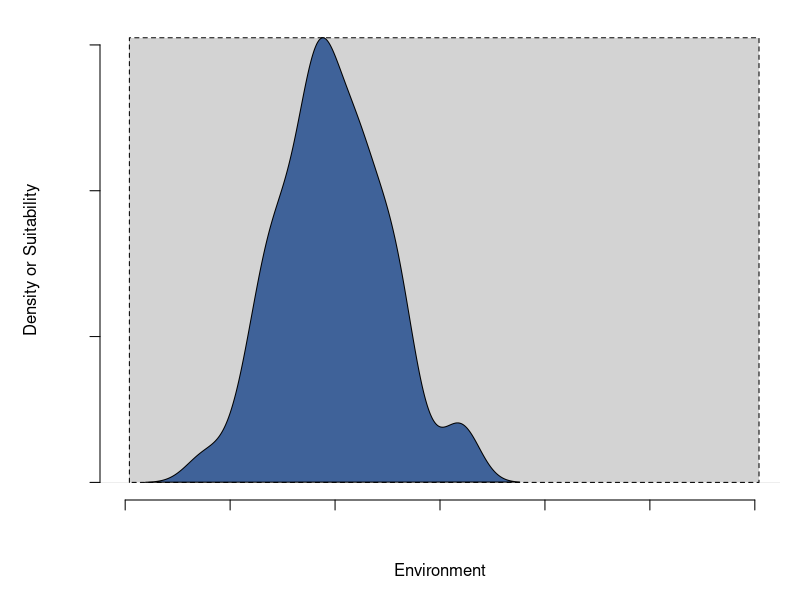

Recreate this plot in R.
set.seed(12)

x1 <- density(rnorm(100, mean=150, sd=30))

par(mar=c(5,5,1,1))

plot(x1, xlim=c(50,350), xlab="Environment", main=NA, axes=F,
     ylab="Density or Suitability")
axis(1, labels=NA)
axis(2, labels=NA)

polygon(x=c(52, 52, 352, 352), y=c(0, max(x1$y), max(x1$y), 0), 
        col='lightgrey', lty=2)

polygon(x1, col=rgb(0,0.2, 0.5, 0.7))

# segments(250,0,250,max(x1$y), lwd=3, lty=2)

# segments(x1$x[which(x1$y==max(x1$y))], 0, 
#          x1$x[which(x1$y==max(x1$y))], max(x1$y), 
#          lwd=3, lty=3)

# arrows(x1$x[which(x1$y==max(x1$y))]+2, quantile(x1$y, 0.9),
#        250-2, quantile(x1$y, 0.9), code=3, len=0.1, 
#        lwd=2, col='blue')
